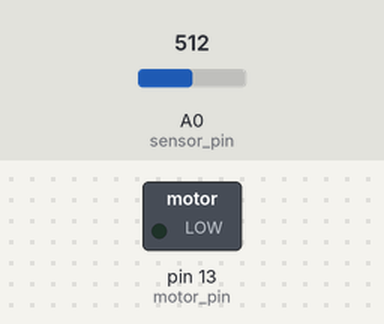
Bench run of a sketch on a simulated Arduino Uno, built with avr-gcc and run on an emulated ATmega328P. Parts: switched loads named in the sketch (green lamp = pin HIGH). The inputs (shaded band) are chosen by the test bench; at power-on: A0 (sensor_pin) = 512.

Above: at 1.2 s.
1.3 s: A0 (sensor_pin) set to 325
2.8 s: A0 (sensor_pin) set to 298
At 3.3 s:
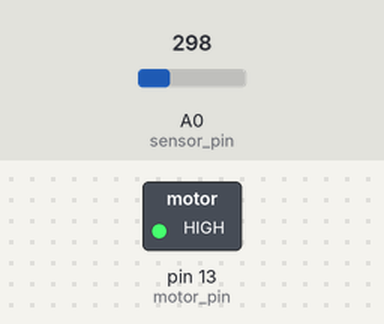
5.8 s: A0 (sensor_pin) set to 511
At 7.6 s:
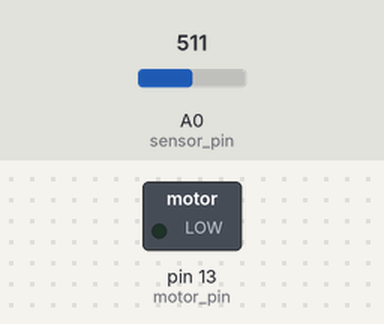
8.3 s: A0 (sensor_pin) set to 306
At 8.7 s:
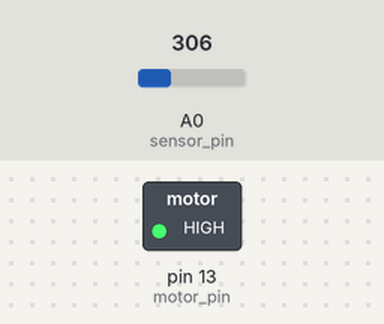
Timing chart, 0 to 11.3 s (numbered marks = the images above; inputs shaded):
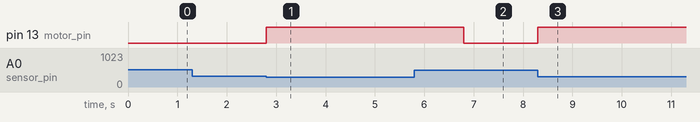

The sketch:

sketch_feb21a.ino
```cpp
int toprak_nem_degeri=0;//nem değeri için değişken
int nem_esik_degeri=30;
#define sensor_pin 0
#define motor_pin 13
void setup() {
 pinMode(motor_pin,OUTPUT);

}

void loop() {
 toprak_nem_degeri=map(analogRead(sensor_pin),0,1023,0,100);

 if (toprak_nem_degeri<nem_esik_degeri){
  digitalWrite(motor_pin,HIGH);
  delay(2000);
 }
  digitalWrite(motor_pin,LOW);
}
```

Measured:
- the behaviour switches between 307 and 306 on A0 (sensor_pin) (found by bisection; images 0 and 1)
- after the input at 1.3 s, every drawn part: stays the same
- after the input at 2.8 s, pin 13 (motor_pin): LOW → HIGH at once
- after the input at 5.8 s, pin 13 (motor_pin): HIGH → LOW after 1.0 s
- after the input at 8.3 s, pin 13 (motor_pin): LOW → HIGH at once
